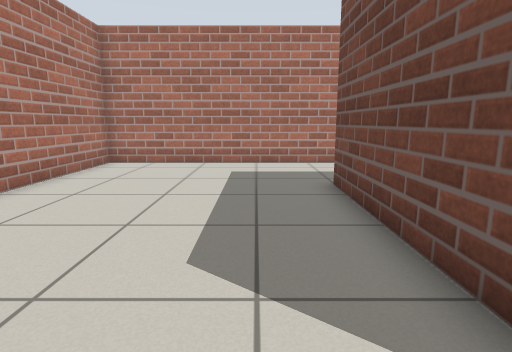
view 1 (above)

13 first-person views from a walk through a robot-simulator world made for Gazebo. The camera is 0.78 m above the floor, tilts 10° down and sees 80° across. The floor is counted in squares, 0.5 m on a side. Each view is taken from the middle of a square. On the plan, view 1 faces up. The plan holds only what a view shows up to about 15 squares ahead; the rest is blank.

view 2
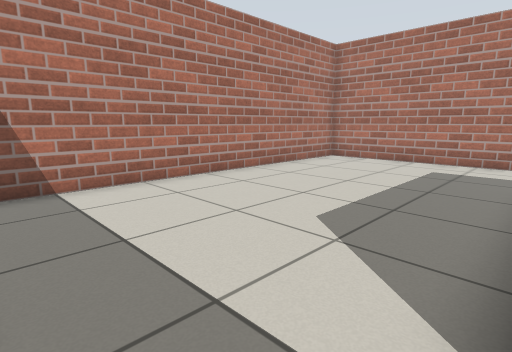

view 3
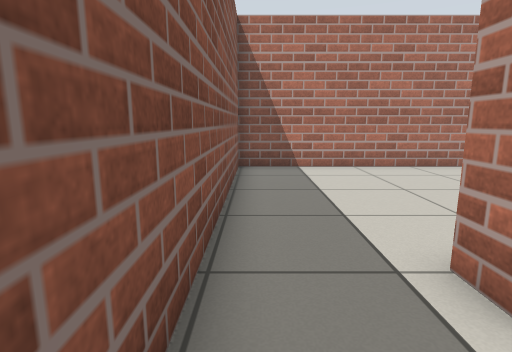

view 4
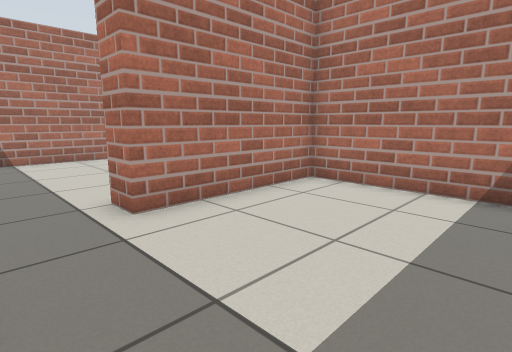

view 5
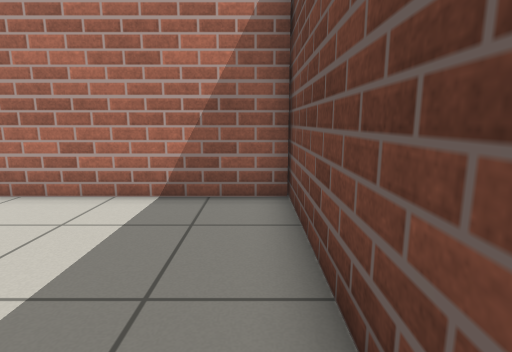

view 6
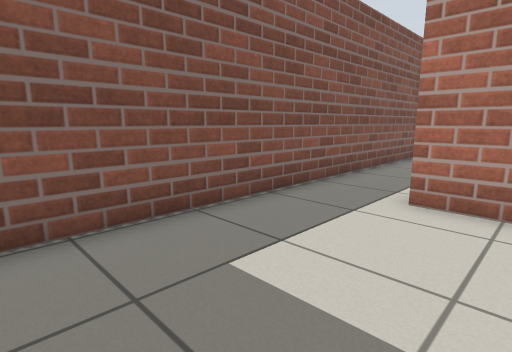

view 7
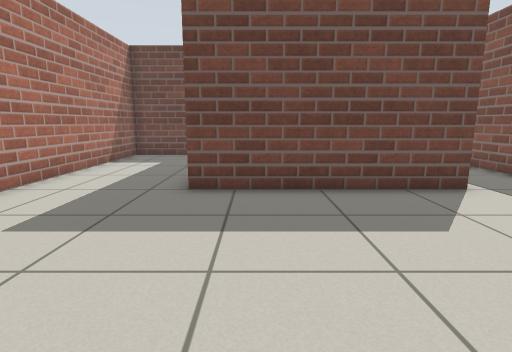

view 8
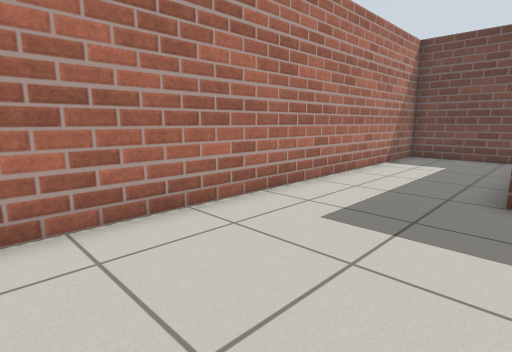

view 9
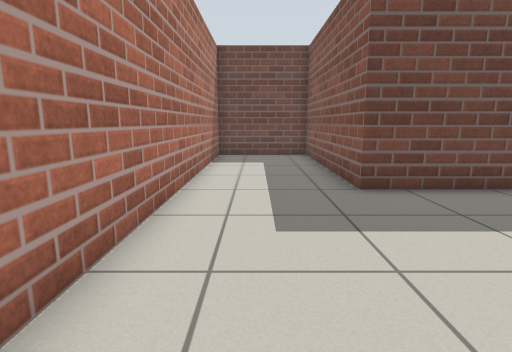

view 10
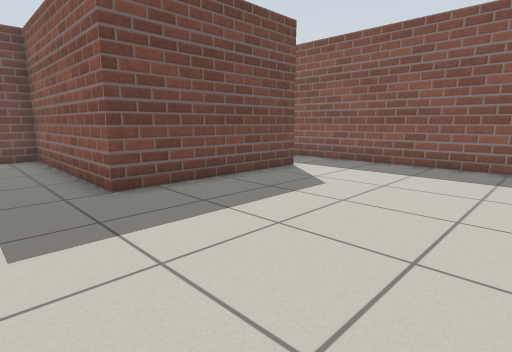

view 11
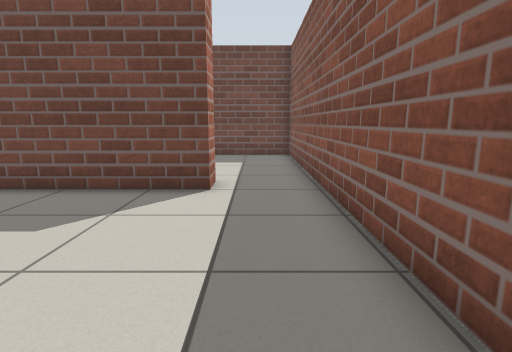

view 12
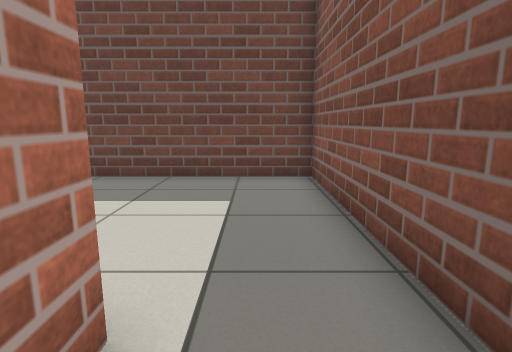

view 13
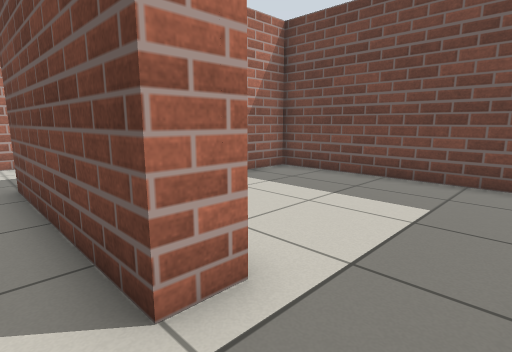

### Floor plan
Points are (right, up) in squares from view 1. A wall is a line through its corners. A room is listed if a view was taken in it or the views show most of it. See-through windows are left out.
Room 1 (views 1, 2, 7, 8, 9, 10, 11, 12, 13)
walls: (3, 1.1) (2, 1.1) (2, 7.6) (9.7, 7.6) (9.7, 11.8) (-5.7, 11.8) (-5.7, -1.6) (3.5, -1.6)
ways out: opening at (2.5, -0.5) to room 2
Room 2 (views 3, 4, 5, 6)
walls: (9.8, 6.3) (3, 6.3) (3, 1.1); (3.5, -1.6) (9.7, -1.6) (9.7, 6.8)
ways out: opening at (2.5, -0.5) to room 1

Positions as (right, up) in squares from view 1, and headings:
1: (0, 0), facing up
2: (2, -1), facing up-left
3: (5, -1), facing left
4: (8, -1), facing up-left
5: (9, 0), facing up
6: (9, 3), facing down-left
7: (-5, 6), facing right
8: (-5, 7), facing up-right
9: (-5, 10), facing right
10: (-5, 10), facing down-right
11: (-5, 0), facing right
12: (1, 0), facing right
13: (1, -1), facing up-right
